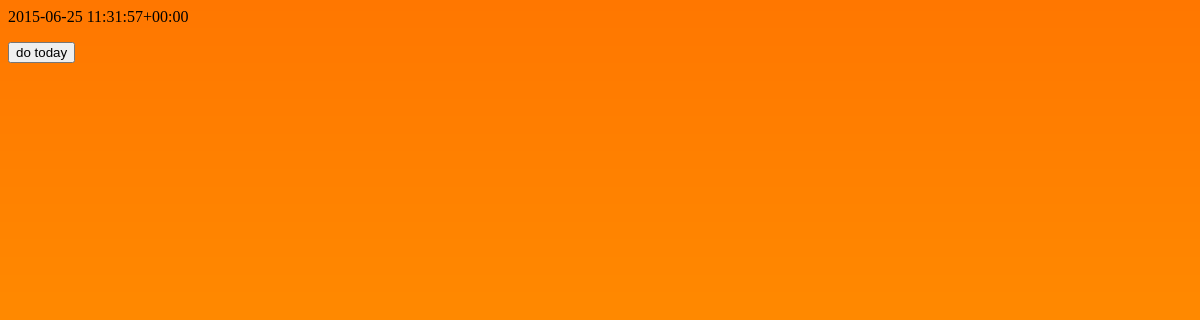
The app's page /goal/2/, older data.
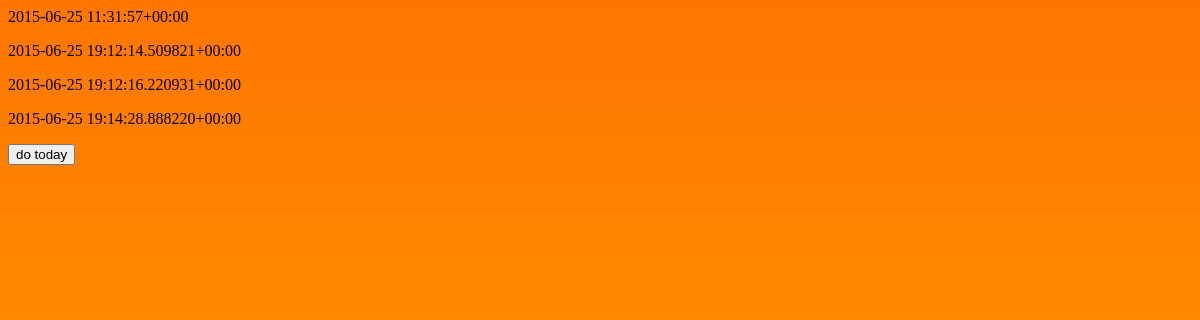
The same page, newer data.
### goals/models.py (models this page shows)
class Day(models.Model):
    goal = models.ForeignKey(Goal)
    date = models.DateTimeField('date done')
    def __str__(self):
        return str(self.date)

### goals/views.py (the view)
# urls.py: url(r'^goal/(?P<goal_id>[0-9]+)/$', 'goals.views.goal', name='goal'),
def goal(request, goal_id):
    current_goal = Goal.objects.get(id=goal_id)
    days = current_goal.day_set.all()
    context = {'days': days, 'current_goal':current_goal}
    if request.method=='POST' and allow_create(current_goal):
        d = Day(goal=current_goal, date=timezone.now())
        d.save()
        return render(request, 'goals/goal.html', context)
    else:
        return render(request, 'goals/goal.html', context)

### goals/templates/goals/goal.html (shortened to what this page needs)
{% load staticfiles %}
<link rel="stylesheet" type="text/css" href="{% static 'goals/style.css' %}" />
<!DOCTYPE html>
<html>
<head lang="en">
</head>
<body>
    {%for day in days%}
    <p>{{day}}</p>
    {%endfor%}
    <form action="/goal/{{current_goal.id}}/" method="post">
    <input type="submit" value="do today" />
    </form>
</body>
</html>

Row changes from the older to the newer data that the page shows:
added Day: date "2015-06-25 19:12:14.509821+00:00"
added Day: date "2015-06-25 19:12:16.220931+00:00"
added Day: date "2015-06-25 19:14:28.888220+00:00"
